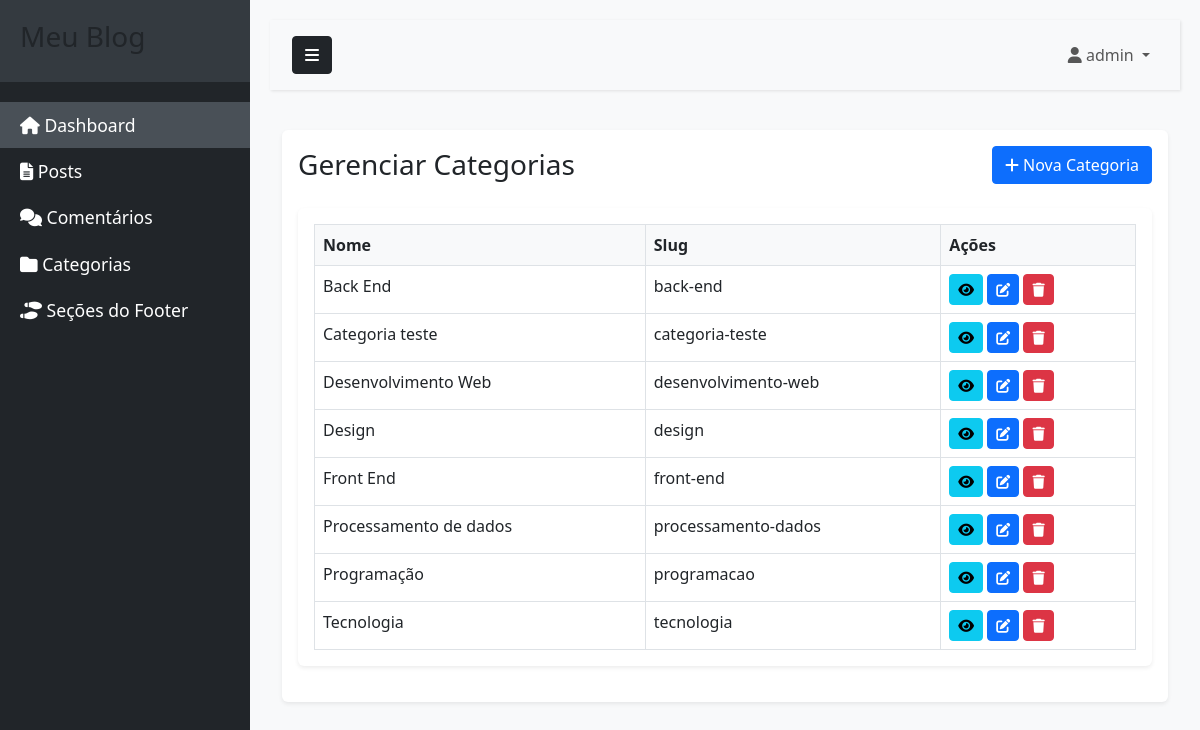
/admin/categories.php (signed in), run on the app's committed database.
### tables this page shows
CREATE TABLE `categories` (
  `id` int(11) NOT NULL,
  `name` varchar(100) NOT NULL,
  `slug` varchar(100) NOT NULL,
  `created_at` timestamp NOT NULL DEFAULT current_timestamp(),
  `updated_at` timestamp NOT NULL DEFAULT current_timestamp() ON UPDATE current_timestamp()
);

### config.php (called while the page is built, shortened)
<?php
$protocol = (!empty($_SERVER['HTTPS']) && $_SERVER['HTTPS'] !== 'off') ? 'https' : 'http';
$host = $_SERVER['HTTP_HOST'];
$script_name = dirname($_SERVER['SCRIPT_NAME']);
$base_url = rtrim($protocol . '://' . $host . $script_name, '/') . '/';
$config = [
    'site_name' => 'Meu Blog',
    'site_description' => 'Um blog simples e elegante',
    'admin_email' => 'admin@meublog.com',
    'posts_per_page' => 5,
    'base_url' => $base_url
];
require_once 'includes/db.php';
try {
    $stmt = $connection->query("SELECT * FROM settings");
    $settings = $stmt->fetchAll(PDO::FETCH_KEY_PAIR);
    $config = array_merge($config, $settings);
} catch (PDOException $e) {
}

### admin/categories.php (the view, shortened to what this page needs)
<?php
require_once 'includes/header.php';
$stmt = $connection->query("SELECT * FROM categories ORDER BY name");
$categories = $stmt->fetchAll(PDO::FETCH_ASSOC);
?>
<div class="d-flex justify-content-between align-items-center mb-4">
    <h1 class="h3 mb-0">Gerenciar Categorias</h1>
    <button type="button" class="btn btn-primary" data-bs-toggle="modal" data-bs-target="#addCategoryModal">
        <i class="fas fa-plus"></i> Nova Categoria
    </button>
</div>
<div class="card">
    <div class="card-body">
        <div class="table-responsive">
            <table class="table table-bordered">
                <thead>
                    <tr>
                        <th>Nome</th>
                        <th>Slug</th>
                        <th>Ações</th>
                    </tr>
                </thead>
                <tbody>
                    <?php foreach ($categories as $category): ?>
                    <tr>
                        <td><?php echo htmlspecialchars($category['name']); ?></td>
                        <td><?php echo htmlspecialchars($category['slug']); ?></td>
                        <td>
                            <a href="view_category.php?id=<?php echo $category['id']; ?>" class="btn btn-sm btn-info">
                                <i class="fas fa-eye"></i>
                            </a>
                            <a href="edit_category.php?id=<?php echo $category['id']; ?>" class="btn btn-sm btn-primary">
                                <i class="fas fa-edit"></i>
                            </a>
                            <a href="delete_category.php?id=<?php echo $category['id']; ?>" class="btn btn-sm btn-danger"
                               onclick="return confirm('Tem certeza que deseja excluir esta categoria?')">
                                <i class="fas fa-trash"></i>
                            </a>
                        </td>
                    </tr>
                    <?php endforeach; ?>
                </tbody>
            </table>
        </div>
    </div>
</div>
<?php require_once 'includes/footer.php'; ?>

### admin/includes/header.php (shortened to what this page needs)
<?php
require_once __DIR__ . '/../../config.php';
?>
<!DOCTYPE html>
<html lang="pt-BR">
<head>
    <link href="https://cdn.jsdelivr.net/npm/bootstrap@5.3.0/dist/css/bootstrap.min.css" rel="stylesheet">
    <link href="https://cdnjs.cloudflare.com/ajax/libs/font-awesome/6.4.0/css/all.min.css" rel="stylesheet">
    <link href="css/admin.css" rel="stylesheet">
</head>
<body>
    <div class="wrapper">
        <nav id="sidebar" class="bg-dark">
            <div class="sidebar-header">
                <h3><?php echo $config['site_name']; ?></h3>
            </div>
            <ul class="list-unstyled components">
                <li class="active">
                    <a href="index.php">
                        <i class="fas fa-home"></i> Dashboard
                    </a>
                </li>
                <li>
                    <a href="posts.php">
                        <i class="fas fa-file-alt"></i> Posts
                    </a>
                </li>
                <li>
                    <a href="comments.php">
                        <i class="fas fa-comments"></i> Comentários
                    </a>
                </li>
                <li>
                    <a href="categories.php">
                        <i class="fas fa-folder"></i> Categorias
                    </a>
                </li>
                <li>
                    <a href="footer_sections.php">
                        <i class="fas fa-shoe-prints"></i> Seções do Footer
                    </a>
                </li>
            </ul>
        </nav>
        <div id="content">
            <nav class="navbar navbar-expand-lg navbar-light bg-light">
                <div class="container-fluid">
                    <button type="button" id="sidebarCollapse" class="btn btn-dark">
                        <i class="fas fa-bars"></i>
                    </button>
                    <div class="collapse navbar-collapse" id="navbarSupportedContent">
                        <ul class="navbar-nav ms-auto">
                            <li class="nav-item dropdown">
                                <a class="nav-link dropdown-toggle" href="#" id="navbarDropdown" role="button" data-bs-toggle="dropdown">
                                    <i class="fas fa-user"></i> <?php echo $_SESSION['admin_username']; ?>
                                </a>
                            </li>
                        </ul>
                    </div>
                </div>
            </nav>
            <div class="container-fluid">
                <div class="row">
                    <div class="col-12">
                        <div class="card">
                            <div class="card-body">
</body>
</html>

### admin/includes/footer.php (shortened to what this page needs)
</body>
</html>

### admin/css/admin.css (style rules this page uses)
body { background-color: #f8f9fa; }
.wrapper { display: flex; width: 100%; align-items: stretch; }
#sidebar { min-width: 250px; max-width: 250px; min-height: 100vh; transition: all 0.3s; }
#sidebar .sidebar-header { padding: 20px; background: #343a40; }
#sidebar ul.components { padding: 20px 0; }
#sidebar ul li a { padding: 10px 20px; font-size: 1.1em; display: block; color: #fff; text-decoration: none; }
#sidebar ul li.active > a { background: #495057; }
#content { width: 100%; padding: 20px; min-height: 100vh; transition: all 0.3s; }
.navbar { padding: 15px 10px; background: #fff; border: none; border-radius: 0; margin-bottom: 40px; box-shadow: 1px 1px 3px rgba(0, 0, 0, 0.1); }
.card { margin-bottom: 20px; border: none; box-shadow: 0 0.125rem 0.25rem rgba(0, 0, 0, 0.075); }
.btn { border-radius: 0.25rem; }
.table { margin-bottom: 0; }
.table th { border-top: none; background-color: #f8f9fa; }

### data on the page
categories: name "Back End", slug "back-end"
categories: name "Categoria teste", slug "categoria-teste"
categories: name "Desenvolvimento Web", slug "desenvolvimento-web"
categories: name "Design", slug "design"
categories: name "Front End", slug "front-end"
categories: name "Processamento de dados", slug "processamento-dados"
categories: name "Programação", slug "programacao"
categories: name "Tecnologia", slug "tecnologia"

### other printed values
$config['site_name'] "Meu Blog"
$_SESSION['admin_username'] "admin"
